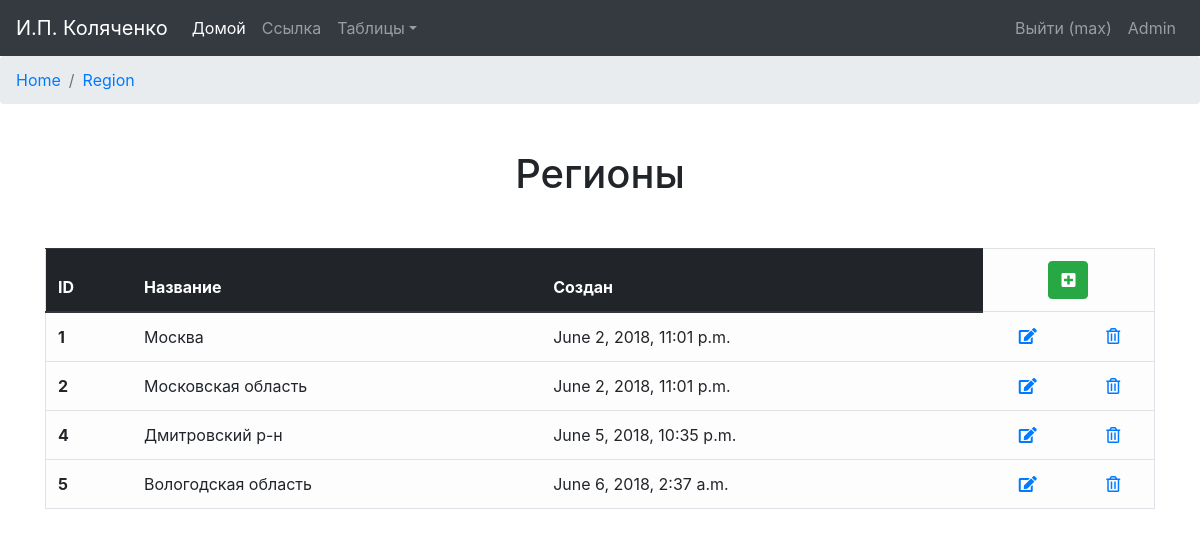
/region (signed in), run on the app's committed database.
### orders/models.py (models this page shows, shortened)
class AddressRegion(models.Model):
    region_name = models.CharField('Регион', max_length=32, blank=True, null=True, default=None)
    is_active = models.BooleanField('Активен', default=True)
    created = models.DateTimeField('Создан', auto_now_add=True, auto_now=False)
    updated = models.DateTimeField('Последнее обновление', auto_now_add=False, auto_now=True)
    class Meta:
        verbose_name = 'Регион'
        verbose_name_plural = 'Регионы'

### orders/views.py (the view)
# urls.py: url(r'^region$', views.region_out, name='region_out'),
@login_required
def region_out(request):
    region_list = AddressRegion.objects.filter(is_active=True)
    region_verbose = AddressRegion._meta.verbose_name_plural
    return render(request, "Region/region_out.html", locals())

### orders/context_processors.py (called while the page is built)
def getting_username(request):
    username = auth.get_user(request).username
    return locals()

### templates/Region/region_out.html
{% extends 'base.html' %}
{% block content %}
    <nav aria-label="breadcrumb">
        <ol class="breadcrumb">
            <li class="breadcrumb-item"><a href="{% url "home_page" %}">Home</a></li>
            <li class="breadcrumb-item active" aria-current="page"><a href="{% url "region_out" %}">Region</a></li>
        </ol>
    </nav>
    <div class="container">
        <h1 align="center" class="h1-out">{{ region_verbose }}</h1>
    </div>
    <div class="container out-container">
        <table class="table table-light border table-hover" align="center">
            <thead class="thead-dark">
            <tr>
                <th>ID</th>
                <th>Название</th>
                <th>Создан</th>
                <td colspan="2" align="center">
                    <form action="{% url "region_add" %}">
                        <button type="submit" class="btn btn-success" title="Добавить"><i
                                class="fas fa-plus-square"></i></button>
                    </form>
                </td>
            </tr>
            </thead>
            {% for region in region_list %}
                <tr>
                    <th>{{ region.id }}</th>
                    <td>{{ region.region_name }}</td>
                    <td>{{ region.created }}</td>
                    <td align="center"><a href="{% url "region_edit" region.id %}"><i class="fas fa-edit"
                                                                                      title="Изменить"></i></a>
                    </td>
                    <td align="center"><a href="{% url "region_delete" region.id %}"><i class="far fa-trash-alt"
                                                                                        title="Удалить"></i></a></td>
                </tr>
            {% endfor %}
        </table>
    </div>
{% endblock %}

### templates/navbar.html (shortened to what this page needs)
{% load static %}
<nav class="navbar navbar-expand-lg navbar-dark bg-dark">
    <a class="navbar-brand" href="{% url "home_page" %}">И.П. Коляченко</a>
    <div class="collapse navbar-collapse" id="navbarsExample05">
        <ul class="navbar-nav mr-auto">
            <li class="nav-item active">
                <a class="nav-link" href="{% url "home_page" %}">Домой <span class="sr-only">(current)</span></a>
            </li>
            <li class="nav-item">
                <a class="nav-link" href="#">Ссылка</a>
            </li>
            <li class="nav-item dropdown">
                <a class="nav-link dropdown-toggle" href="http://example.com" id="dropdown05" data-toggle="dropdown"
                   aria-haspopup="true" aria-expanded="false">Таблицы</a>
            </li>
        </ul>
        <form class="form-inline my-2 my-md-0">
            <ul class="nav navbar-nav navbar-right">
                {% if username %}
                    <li class="nav-item nav-top-item">
                        <a class="nav-link nav-top-link" href="{% url "logout" %}">
                            Выйти ({{ username }})</a>
                    </li>
                    <li class="nav-item nav-top-item">
                        <a class="nav-link nav-top-link" href="admin/">
                            Admin</a>
                    </li>
                {% else %}
                    <li class="nav-item nav-top-item">
                        <a class="nav-link nav-top-link" href="{% url "login" %}">
                            <i class="fa fa-sign-in" aria-hidden="true"></i> Войти</a>
                    </li>
                {% endif %}
            </ul>
        </form>
    </div>
</nav>

### static/static_dev/css/main.css (style rules this page uses)
.out-container { padding-top: 5px; padding-bottom: 10px; }
.h1-out { padding-top: 30px; padding-bottom: 30px; }

### static/static_dev/css/base.css (style rules this page uses)
html, body { height: 100%; max-height: 100%; }
h1 { margin-top: 15px; margin-bottom: 15px; text-align: center; }

### data on the page
AddressRegion: id "1", region_name "Москва", created "June 2, 2018, 11:01 p.m."
AddressRegion: id "2", region_name "Московская область", created "June 2, 2018, 11:01 p.m."
AddressRegion: id "4", region_name "Дмитровский р-н", created "June 5, 2018, 10:35 p.m."
AddressRegion: id "5", region_name "Вологодская область", created "June 6, 2018, 2:37 a.m."

### other printed values
{{ username }} "max"
{{ region_verbose }} "Регионы"
